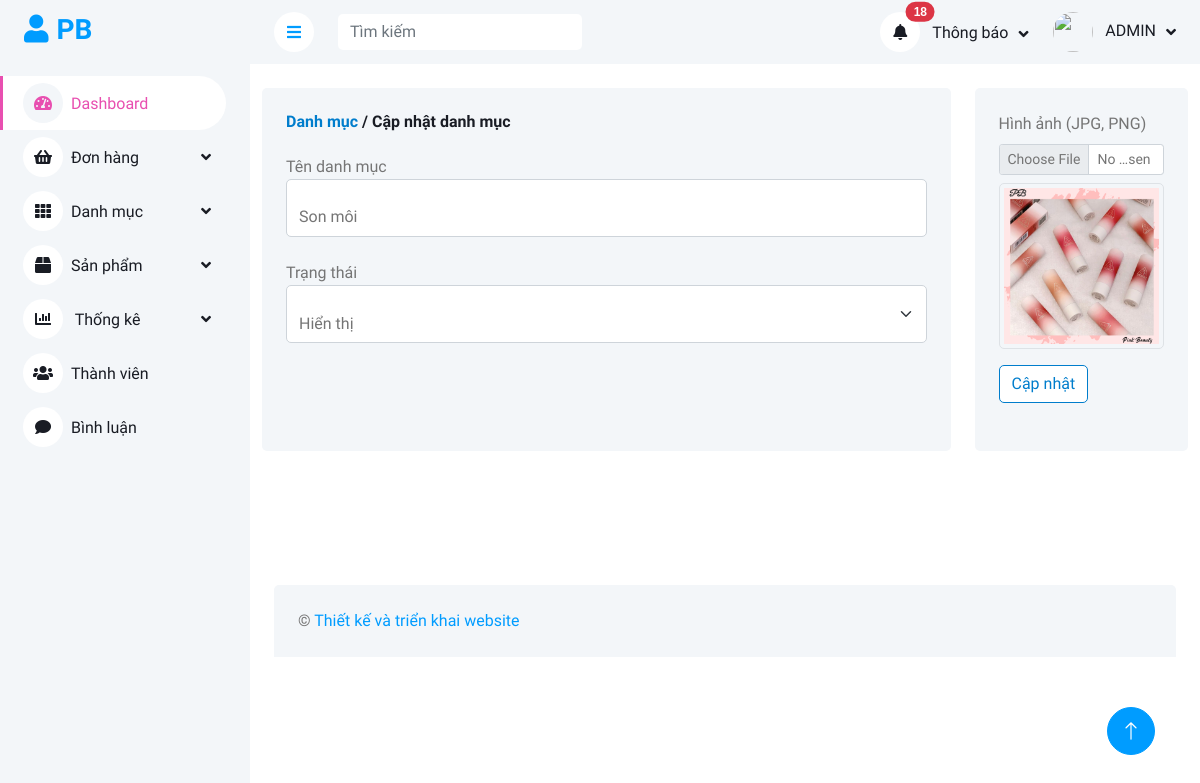
Screenshot of /admin/danh-muc/index.php?quanli=cap-nhat-danh-muc&id=1 (signed in) with the database file from the repository.
### tables this page shows
CREATE TABLE `categories` (
  `category_id` int(11) NOT NULL,
  `name` varchar(255) NOT NULL,
  `image` varchar(255) NOT NULL,
  `status` tinyint(1) NOT NULL DEFAULT 1
);

### admin/models_admin/pdo_library.php (called while the page is built, shortened)
<?php
function pdo_query_one($sql){
    $sql_args = array_slice(func_get_args(), 1);
    try{
        $conn = pdo_get_connection();
        $stmt = $conn->prepare($sql);
        $stmt->execute($sql_args);
        $row = $stmt->fetch(PDO::FETCH_ASSOC);
        return $row;
    }
    catch(PDOException $e){
        throw $e;
    }
    finally{
        unset($conn);
    }
}
?>

### admin/models_admin/CategoryModel.php (called while the page is built, shortened)
<?php
    class CategoryModel {
        public function select_category_by_id($category_id) {
            $sql = "SELECT * FROM categories WHERE category_id = ?";
            return pdo_query_one($sql, $category_id);
        }
    }
?>

### admin/danh-muc/edit.php (the view, shortened to what this page needs)
<?php
if(isset($_GET['id']) && $_GET['id'] > 0) {
    $category_id = $_GET['id'];
    $category_one = $CategoryModel->select_category_by_id($category_id);
    extract($category_one);
}else {
    header("Location: index.php?quanli=danh-sach-danh-muc");
}
?>
<div class="container-fluid pt-4" style="margin-bottom: 110px;">
    <form class="row g-4" action="" method="post" enctype="multipart/form-data">
        <div class="col-sm-12 col-xl-9">
            <div class="bg-light rounded h-100 p-4">
                <h6 class="mb-4">
                    <a href="index.php?quanli=danh-sach-danh-muc" class="link-not-hover">Danh mục</a>
                    / Cập nhật danh mục
                </h6>
                <label for="floatingInput">Tên danh mục</label>
                <div class="form-floating mb-4">
                    <input name="name" type="text" value="<?=$name?>" class="form-control" id="floatingInput">
                </div>
                <label for="floatingSelect">Trạng thái</label>
                <div class="form-floating mb-3">
                    <select name="status" class="form-select" id="floatingSelect">
                        <?php if($status == 1) {?>
                            <option selected value="1">Hiển thị</option>
                        <?php
                        } else{
                        ?>
                            <option value="1">Hiển thị</option>
                            <option selected value="0">Tạm ẩn</option>
                        <?php }?>
                    </select>
                </div>
            </div>
        </div>
        <div class="col-sm-12 col-xl-3">
            <div class="bg-light rounded h-100 p-4">
                <div class="mb-3">
                    <label for="formFileSm" class="form-label">Hình ảnh (JPG, PNG)</label> <br>
                    <input style="background-color: #fff" name="image" class="form-control form-control-sm"
                        id="formFileSm" type="file">
                    <div class="my-2">
                        <img src="../upload/<?=$image?>" width="100%" class="img-thumbnail" alt="">
                    </div>
                </div>
                <h6 class="mb-4">
                    <input type="submit" name="update_category" value="Cập nhật" class="btn btn-custom">
                </h6>
            </div>
        </div>
    </form>
</div>

### admin/public_admin/css/style.css (style rules this page uses)
:root { --primary: #e84fb0; --light: #F3F6F9; --dark: #191C24; }
.btn { transition: .5s; }

### admin/public_admin/css/custom.css (style rules this page uses)
.link-not-hover { color: #007dcc; }
.btn-custom { color: #007dcc; background-color: white; border-color: #007dcc; }

### rows the page displays
categories: name "Son môi", status "Hiển thị", image (picture)

### other values shown
$count "18"
